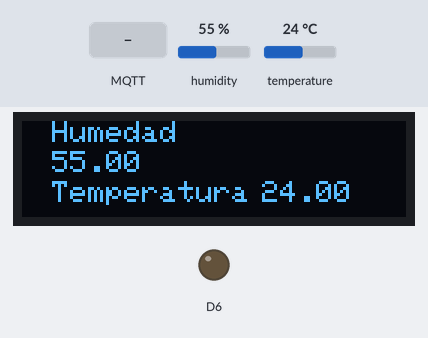
Recording of a sketch running on a simulated ESP8266 (NodeMCU). Parts: 128×32 one-colour display, output pins drawn as LEDs (lit = HIGH). Inputs (shaded band) come from the test bench; at power-on: humidity 55 %, temperature 24 °C. WiFi joins after 1.5 s; servers stay silent unless stated; the display library's start-up logo is not drawn; no MQTT or app messages arrive unless stated; what the sketch prints to the serial monitor is not drawn.

Above: at 3.2 s.
3.3 s: humidity set to 22 %
At 4.7 s:
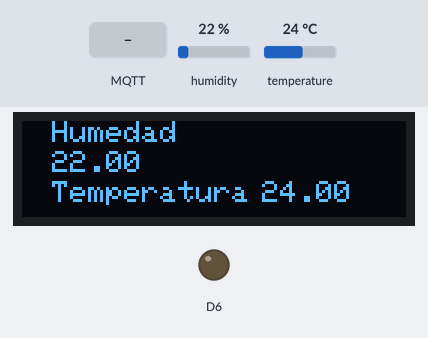
5.7 s: MQTT message "5" arrives on the first subscribed topic
At 6.9 s:
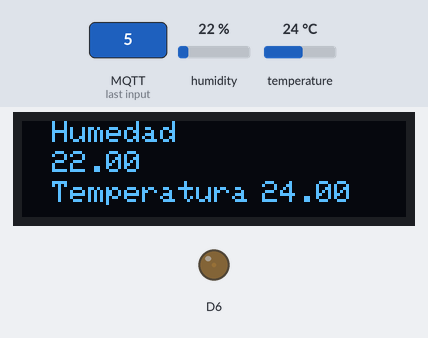
7.2 s: MQTT message "90" arrives on the first subscribed topic
At 8.4 s:
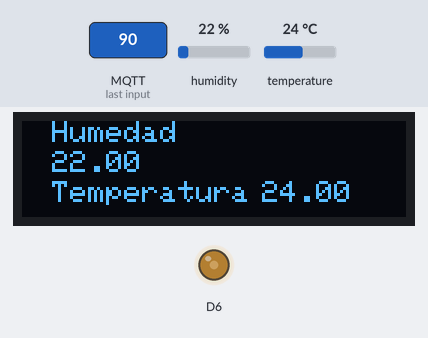
8.7 s: MQTT message "200" arrives on the first subscribed topic
At 9.9 s:
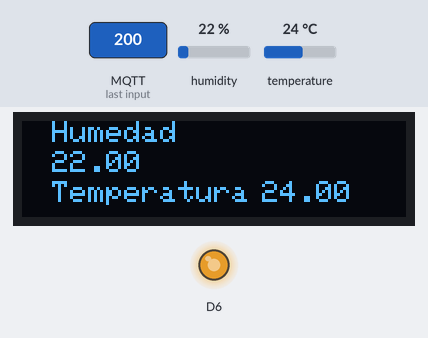
10.2 s: temperature set to 12 °C
At 11.6 s:
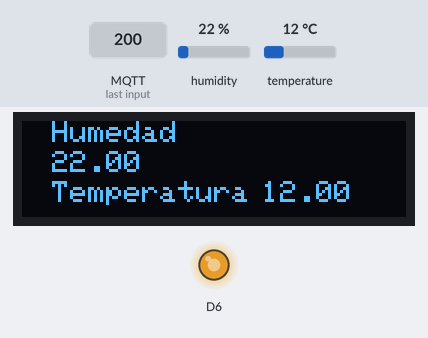
12.1 s: humidity set to 40 %
At 13.1 s:
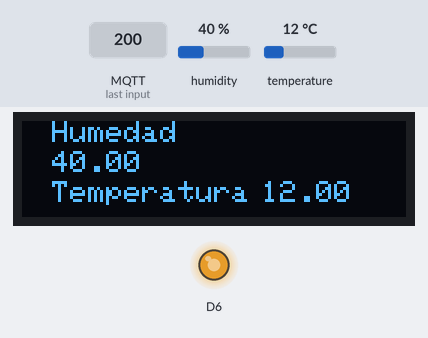
Timing chart, 0 to 15.1 s (numbered marks = the images above; inputs shaded):
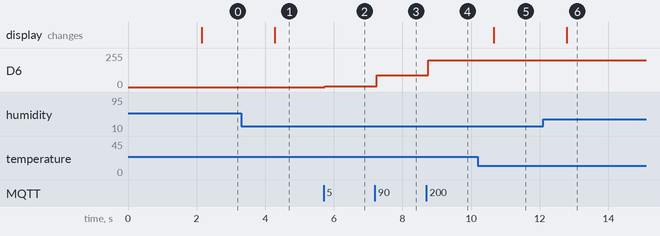

The sketch:

EspOLEDDHT11ShiftIoLED.ino
```cpp
#include <ESP8266WiFi.h>
#include <MQTT.h>

const char *ssid = "LABOTEC2.4";
const char *pass = "12345678";

WiFiClient net;
MQTTClient client;

unsigned long lastMillis = 0;


#include <SPI.h>
#include <Wire.h>
#include <Adafruit_GFX.h>
#include <Adafruit_SSD1306.h>

#define SCREEN_WIDTH 128 // OLED display width, in pixels
#define SCREEN_HEIGHT 32 // OLED display height, in pixels

// Declaration for an SSD1306 display connected to I2C (SDA, SCL pins)
#define OLED_RESET     D4 // Reset pin # (or -1 if sharing Arduino reset pin)
Adafruit_SSD1306 display(SCREEN_WIDTH, SCREEN_HEIGHT, &Wire, OLED_RESET);

#include "DHT.h" //**
#define DHTPIN D5 //**
#define DHTTYPE DHT11 //**   // DHT 11
DHT dht(DHTPIN, DHTTYPE); // **


void connect() {
  Serial.print("checking wifi...");
  while (WiFi.status() != WL_CONNECTED) {
    Serial.print(".");
    delay(1000);
  }

  Serial.print("\nconnecting...");
  while (!client.connect("Mario", "ESP12345678", "abc12345678")) {
    Serial.print(".");
    delay(1000);
  }

  Serial.println("\nconnected!");

  client.subscribe("/hello");
  // client.unsubscribe("/hello");
}

void messageReceived(String &topic, String &payload) {
  Serial.println("incoming: " + topic + " - " + payload);


    int x=payload.toInt();
    analogWrite(D6,x);
    Serial.println(x);

}


void setup() {
  // put your setup code here, to run once:
Serial.begin(115200);
  WiFi.begin(ssid, pass);
  client.begin("broker.shiftr.io", net);
  client.onMessage(messageReceived);
 if(!display.begin(SSD1306_SWITCHCAPVCC, 0x3C)) { // Address 0x3C for 128x32
    Serial.println(F("SSD1306 allocation failed"));
    for(;;); // Don't proceed, loop forever
  }
  dht.begin();
  display.display();
  delay(2000); // Pause for 2 seconds


connect();
  pinMode(D6,OUTPUT);
}

void loop() {
  client.loop();
  delay(10);

  float h = dht.readHumidity();
  float t = dht.readTemperature();
  String hum = String(h);
  String tem = String(t);
client.publish("/sensor1/humedad",hum);
client.publish("/sensor1/temperatura",tem);


  // put your main code here, to run repeatedly:
display.clearDisplay();

  display.setTextSize(1); // Draw 2X-scale text
  display.setTextColor(WHITE);
  display.setCursor(10, 0);
  display.println("Humedad");
  display.setCursor(10, 10);
  display.println(hum);
  display.setCursor(10, 20);
  display.println("Temperatura");
  display.setCursor(80, 20);
  display.println(tem);
  display.display();      // Show initial text
  delay(100);
}
```

Measured:
- after the input at 3.3 s, the display: changes after 0.97 s (image 1)
- after the input at 5.7 s, D6: 0/255 → 5/255 at once
- after the input at 7.2 s, D6: 5/255 → 90/255 after 0.05 s
- after the input at 8.7 s, D6: 90/255 → 200/255 after 0.06 s
- after the input at 10.2 s, the display: changes after 0.46 s (image 5)
- after the input at 12.1 s, the display: changes after 0.69 s (image 6)
